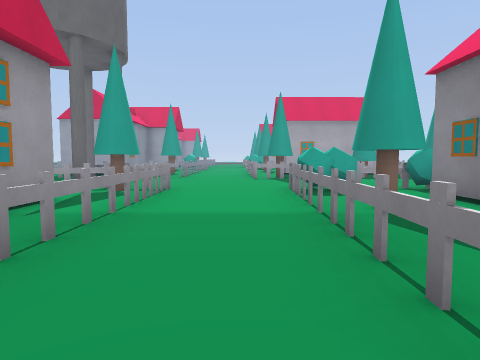
view 1 (above)

24 first-person views from a walk through a level from a Godot 3-D game. The camera is 1.5 m above the floor, tilts 4° down and sees 75° across. The floor is counted in squares, 2 m on a side. Each view is taken from the middle of a square. On the plan, view 1 faces up. The plan holds only what a view shows up to about 10 squares ahead; the rest is blank. The place goes on beyond the plan. Characters and animated objects are left out. Some surface patterns are stand-ins.

view 2
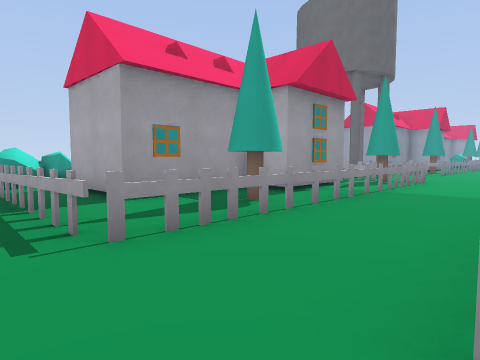

view 3
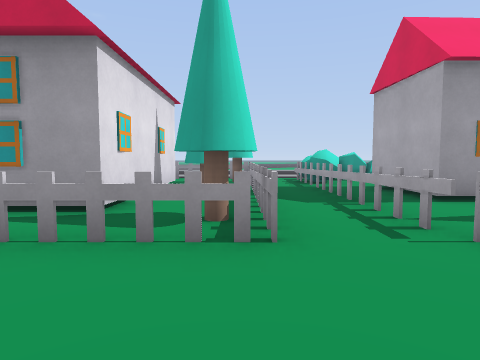

view 4
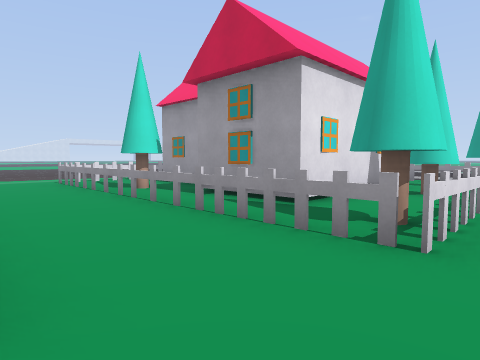

view 5
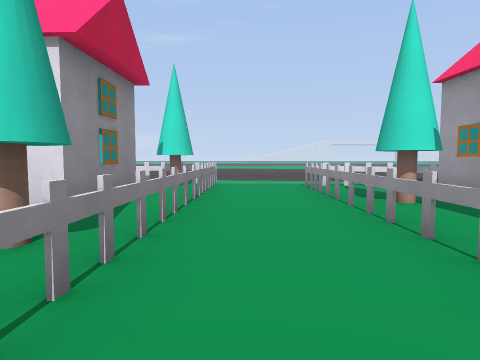

view 6
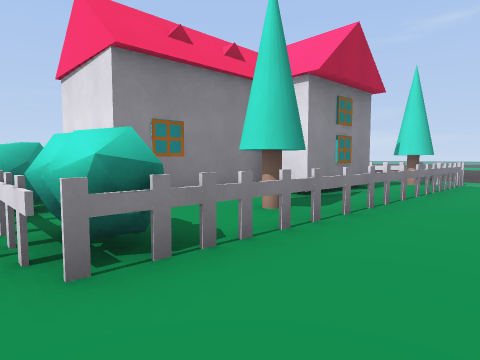

view 7
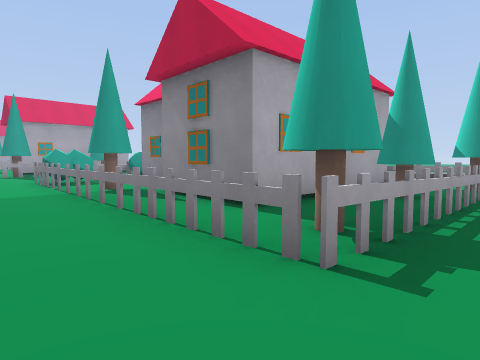

view 8
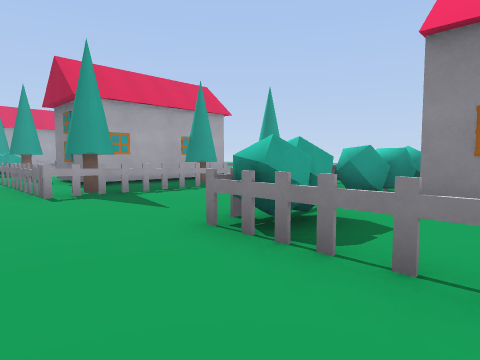

view 9
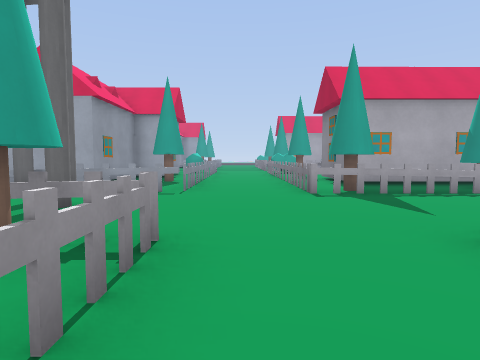

view 10
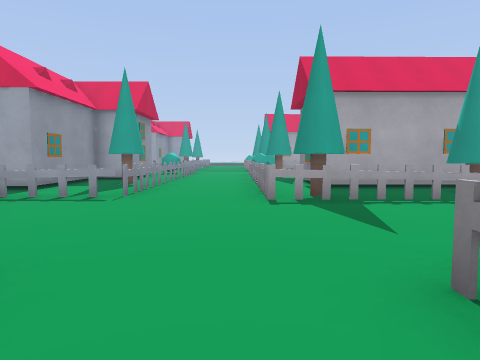

view 11
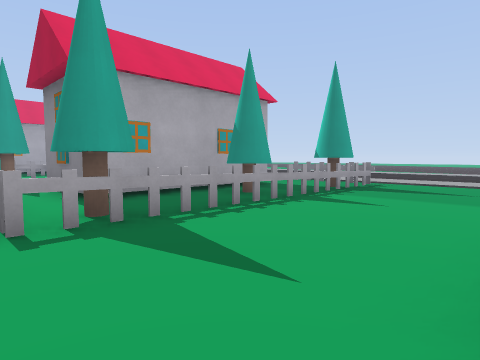

view 12
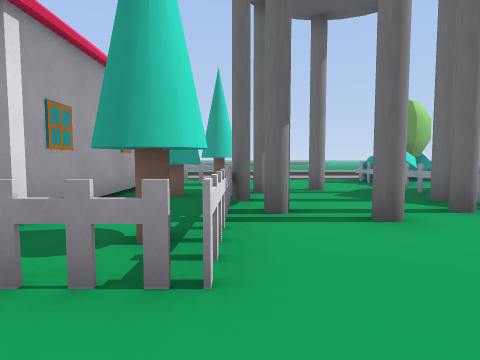

view 13
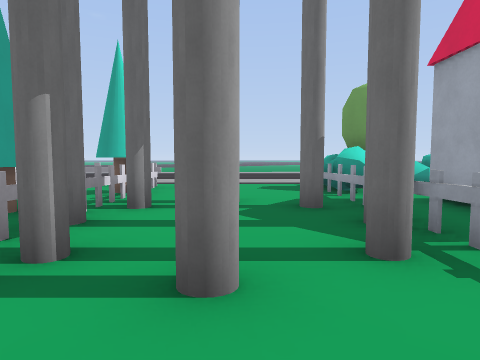

view 14
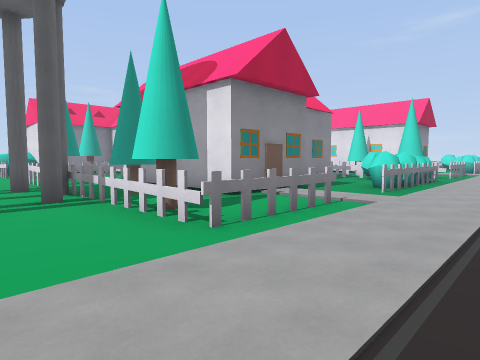

view 15
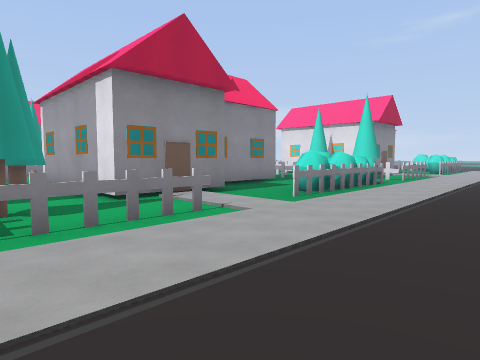

view 16
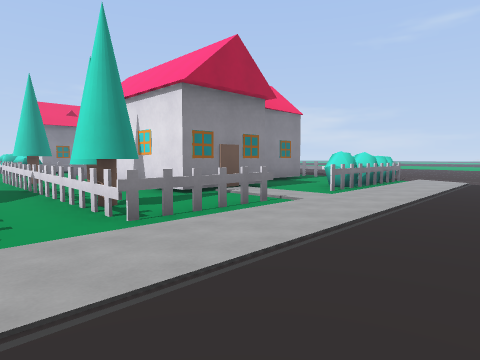

view 17
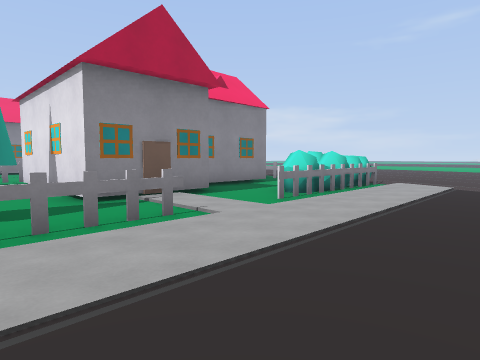

view 18
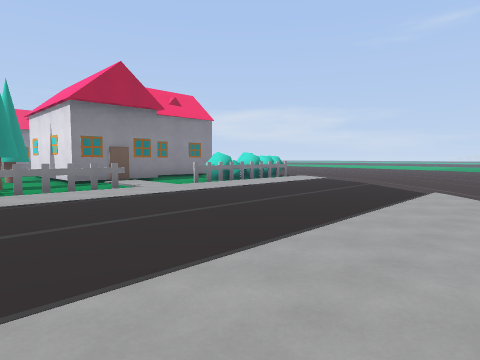

view 19
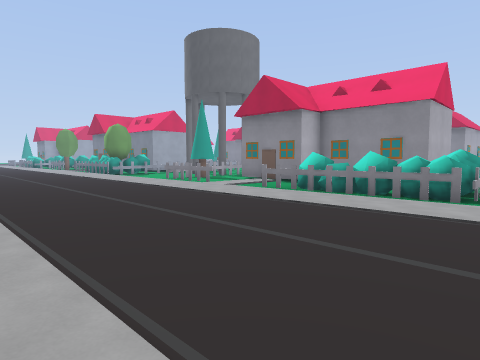

view 20
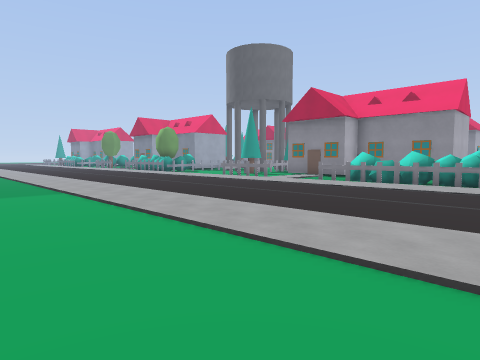

view 21
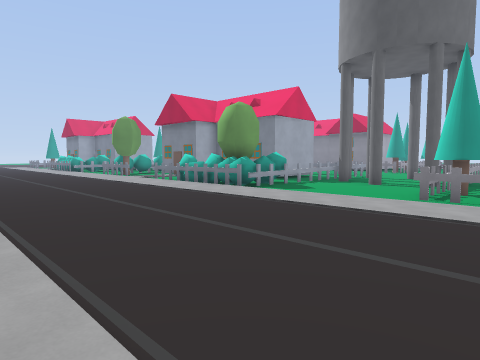

view 22
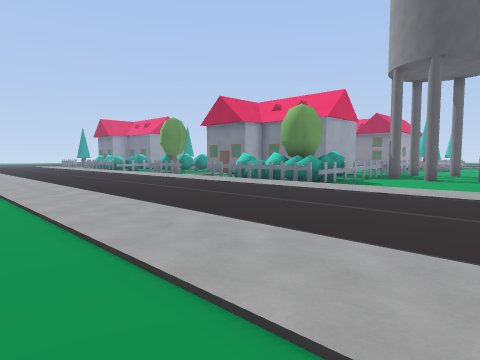

view 23
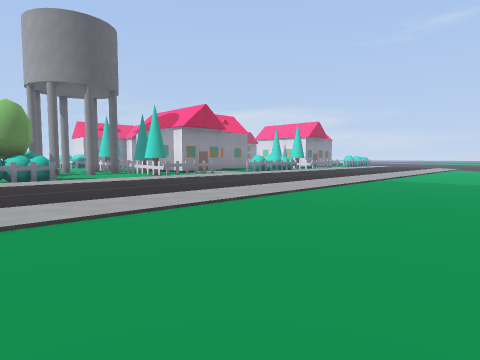

view 24
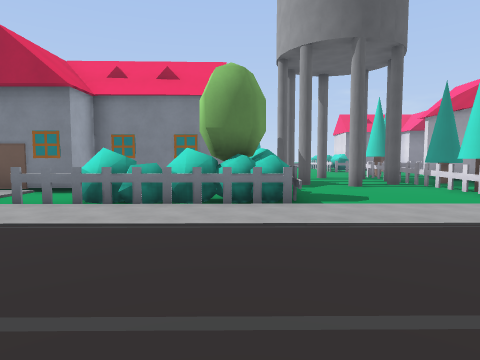

### Floor plan
Key: @ floor where view 1 was taken; # wall or solid block; x gap in a wall; . main floor; : floor 0.25 m higher than the main floor; / step, stairs or slope; = window, fence, low wall or low ledge; T tower; H house; R tree; I thing the floor can be seen under or through; O other object.
Columns run from 22 left of view 1 to 11 right of it. Each row starts with its distance up from view 1.
 16     .......#O  ###. x.HHH
 15 ...........#O  ###.R#.HHHHHHHH
 14 ...........#R .###..#.HHHHHHHH.
 13 ...........#RO......#.HH ..H...H
 12 ............O##=xIIx...HHHHHHHHH.
 11 ...............T..T...............
 10  ..............T..T...............
  9  ................................
  8  ...........HHHTTTTHH...HHHH
  7  ...........HH.HH..HH..HHHHHH
  6  ...........H...HHH.H..H..HH
  5  ...........H.HHHHHHH..HH.H
  4   ............HHHHHHH..H..
  3   ..........H.H HHHHH..H.H
  2    .........H..HHHH.H..H.HH
  1   ..........H..HHHHHH..H.HHH H
  0   ..........H..HHHH.H.@H.HHHHH H
 -1   ..........HHHHHH..H..HH..HH..H
 -2   ..........HHHHHHHHH..HHHHHHHH
 -3   ........................
 -4     ........HHHHHHHHH...HH
 -5     ........H..HH..HH..HHHH
 -6     ........H.HHHHHHH..H .HHH
 -7     ..........HHHHHHH..H..HH
 -8      .........H    HH..HH.HH
 -9      .......H..    HH..H.HHH
-10      :......H..H HHHH..HHHHH
-11      ::.....H..H HH.H..HHHH
-12      :::....H    HH.H..HH
-13      :::::..HH     .H..HH.
-14       :: :::/    HHHH..HHH

Positions as (right, up) in squares from view 1, and headings:
1: (0, 0), facing up
2: (1, -3), facing up-left
3: (1, -4), facing left
4: (1, -3), facing down-left
5: (0, -5), facing down
6: (-1, -4), facing down-right
7: (-1, -3), facing up-right
8: (-1, 5), facing up-right
9: (-1, 5), facing up
10: (0, 6), facing up
11: (0, 8), facing up-right
12: (0, 8), facing left
13: (-2, 10), facing left
14: (-13, 10), facing down-right
15: (-14, 8), facing down-right
16: (-14, -2), facing down-right
17: (-14, -4), facing down-right
18: (-18, -3), facing down-right
19: (-17, -3), facing up-right
20: (-20, -3), facing up-right
21: (-17, 6), facing up-right
22: (-19, 7), facing up-right
23: (-22, 15), facing down-right
24: (-16, 13), facing right
